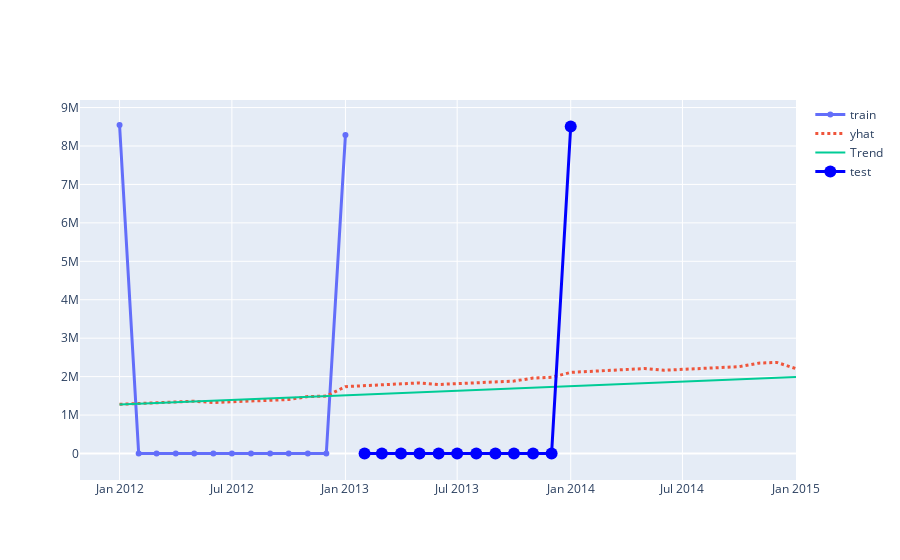
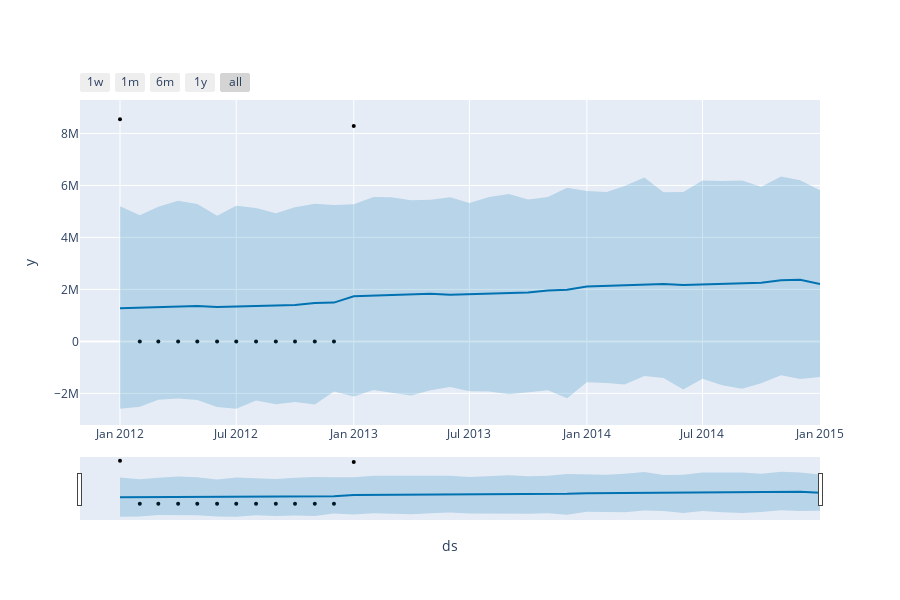
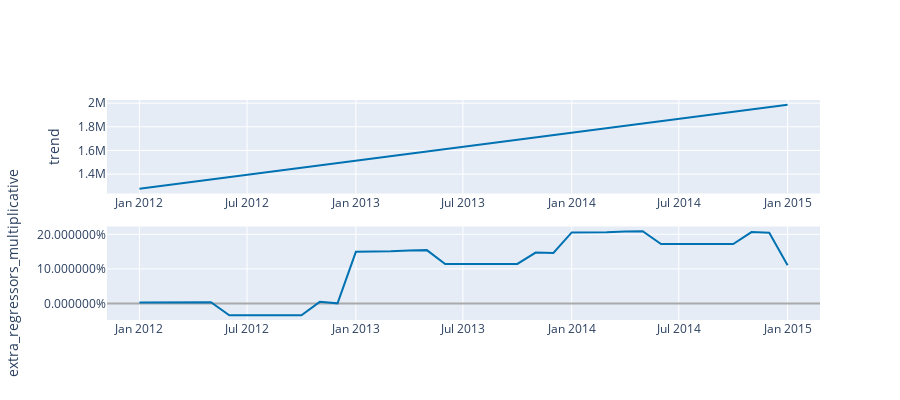

The notebook cell saved with these charts, in order:
### Code cell
# Sanity check that we are evaluating the forecase at the same date
assert(np.all(forecast[-24:-12]['ds'].to_numpy() == df_test['ds'].to_numpy()))
residuals = forecast[-24:-12]['yhat'].to_numpy() - df_test['y'].to_numpy()
    
mae = np.mean(np.abs(residuals))
rmse = np.sqrt(np.mean(residuals**2))
total_error = abs(1 - (np.sum(forecast[-24:-12]['yhat'].to_numpy()) / (np.sum(df_test['y'].to_numpy())+eps))) * 100

# Calculate root mean squared error.
print(f'\nPredict Yield from {df_test["ds"].min().strftime("%b %Y")} to {df_test["ds"].max().strftime("%b %Y")}')
print('RMSE: %.2f' % rmse )
print('MAE: %.2f' % mae )

print(f"Total Error: {total_error:.3f} %")
print(f"Forecast: {np.sum(forecast[-24:-12]['yhat'].to_numpy()):.2f}")
print('Ground Truth:', np.sum(df_test['y'].to_numpy()))

py.iplot([
    go.Scatter(x=df_train['ds'], y=df_train['y'], name='train', line=dict(width=3)),
    go.Scatter(x=forecast['ds'], y=forecast['yhat'], name='yhat', line=dict(width=3, dash = 'dot')),
#         go.Scatter(x=forecast['ds'], y=forecast['yhat_upper'], fill='tonexty', mode='none', name='upper'),
#         go.Scatter(x=forecast['ds'], y=forecast['yhat_lower'], fill='tonexty', mode='none', name='lower'),
    go.Scatter(x=forecast['ds'], y=forecast['trend'], name='Trend'),
    go.Scatter(x=df_test['ds'], y=df_test['y'], name='test', marker=dict(color='blue', size=12), line=dict(width=3)),
])

py.iplot(plot_plotly(model, forecast))

py.iplot(plot_components_plotly(model, forecast))
